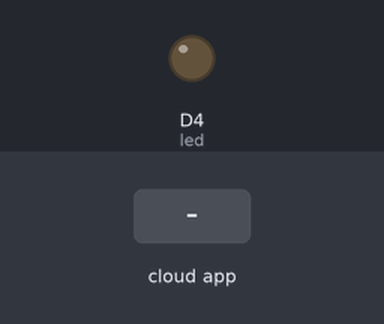
The sketch below on a simulated ESP8266 (NodeMCU). Shown: output pins drawn as LEDs (lit = HIGH). Inputs (shaded band) come from the test bench. WiFi joins after 1.5 s; servers stay silent unless stated; the Firebase database answers and starts empty; what the sketch prints to the serial monitor is not drawn.

Above: at 3.8 s.
3.9 s: the phone or cloud app sets LED_STATUS to on
At 5.3 s:
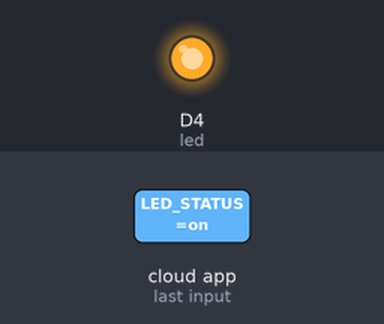
6.4 s: the phone or cloud app sets LED_STATUS to off
At 7.5 s:
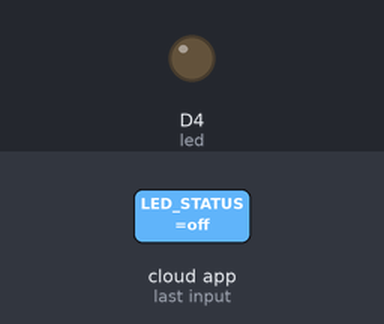
Timing chart, 0 to 9.4 s (numbered marks = the images above; inputs shaded):
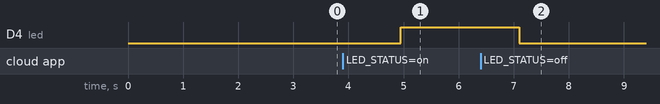

The sketch:

LED_Remote_Control.ino
```cpp
#include <ESP8266WiFi.h>
#include <FirebaseArduino.h>

#define FIREBASE_HOST "led-remote-control-f8fc5.firebaseio.com"
#define FIREBASE_AUTH "PcEOcDzXy1szlv6rxTsnGYGFi7YpbQMd83vnYjyc"
#define WIFI_SSID "abcdefg"
#define WIFI_PASSWORD "69719602"

String led_fireStatus = "";

int led = D4;


void setup() {
  // put your setup code here, to run once:
  Serial.begin(9600);
  delay(1000);
  pinMode(led, OUTPUT);

  WiFi.begin(WIFI_SSID, WIFI_PASSWORD);
  Serial.print("Connecting to ");
  Serial.print(WIFI_SSID);
  while(WiFi.status() != WL_CONNECTED){
    Serial.print(".");
    delay(500);
  }
  Serial.println();
  Serial.print("Connected to ");
  Serial.println(WIFI_SSID);
  Firebase.begin(FIREBASE_HOST, FIREBASE_AUTH);
  Firebase.setString("LED_STATUS", "OFF");
}

void loop() {
  // put your main code here, to run repeatedly:
  led_fireStatus = Firebase.getString("LED_STATUS");  //LED_STATUS의 값을 가져온다.
  if(led_fireStatus == "on"){ //위에서 가져온 값이 on이면 아래의 코드 실행
    Serial.println("LED Turned ON");
    digitalWrite(led, HIGH);
  } else if(led_fireStatus == "off"){ //off이면 아래의 코드 실행
    Serial.println("lED Turned OFF");
    digitalWrite(led, LOW);
  } else{
    Serial.println("Command Error! Please send ON/OFF");
  }
  delay(2000);
}
```

Measured:
- after the input at 3.9 s, D4 (led): LOW → HIGH after 1.1 s
- after the input at 6.4 s, D4 (led): HIGH → LOW after 0.70 s
